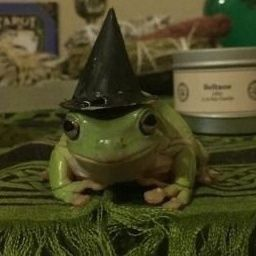
#> input picture imagens/frog.jpg, 256 x 256 px
$ python parte1.py
#> lines starting #> are read from the running program, lines starting #| are printed output that depends on the picture
### convolucao.py
import numpy as np;
import cv2;

img_path = './imagens/frog.jpg'
image_grayscale = cv2.imread(img_path, cv2.IMREAD_GRAYSCALE)
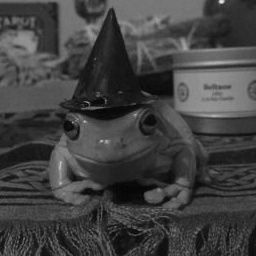
#> image_grayscale: shape (256, 256); min 0, max 231, mean 65.7
image_RGB = cv2.imread(img_path, cv2.IMREAD_COLOR)
#> image_RGB is the input picture: shape (256, 256, 3); mean B, G, R 35.9, 68.7, 71

blur_kernel = np.ones((7,7)) / 49 #blurr

# [21 lines left out: function apply_kernel_grayscale, not called in this run]

def apply_kernel_BGR(image, kernel):
    h_image, w_image, c_image = image.shape
    h_kernel, w_kernel = kernel.shape
    middle_h_kernel = h_kernel//2
    middle_w_kernel = w_kernel//2

    new_array_image = np.array(image)
    zeros_image = np.zeros_like(new_array_image)

    for row in range(middle_h_kernel, h_image - middle_h_kernel):
        for column in range(middle_w_kernel, w_image - middle_w_kernel):
            for color_canal in range(c_image):
                sum = 0
                for row_kernel in range(h_kernel):
                    for column_kernel in range(w_kernel):
                        pixel = new_array_image[row + row_kernel - middle_h_kernel, column + column_kernel - middle_w_kernel, color_canal]
                        value_kernel = kernel[row_kernel, column_kernel]
                        sum += pixel * value_kernel

                zeros_image[row, column, color_canal] = np.clip(sum, 0, 255)

    return zeros_image.astype(np.uint8)

# [11 lines that do not run on import are left out]

### parte1.py
from convolucao import apply_kernel_BGR
import numpy as np
import cv2
import time

temple_img = cv2.imread('./imagens/templo.jpg', cv2.IMREAD_COLOR)
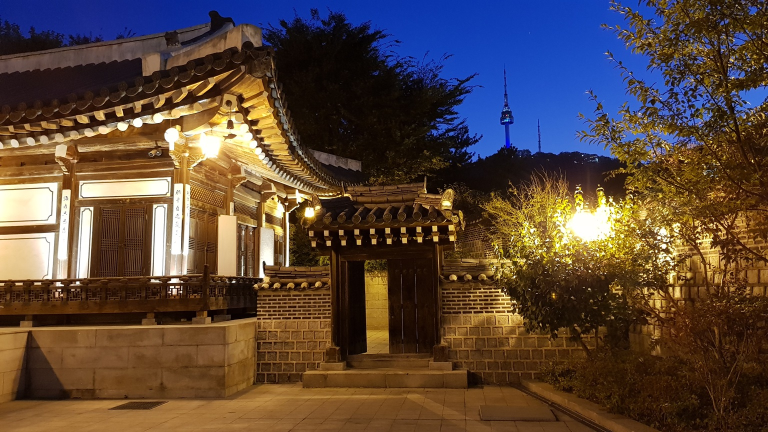
#> input picture imagens/templo.jpg, 1536 x 864 px (shown at 1/2 size)
#> temple_img is the input picture: shape (864, 1536, 3); mean B, G, R 59.9, 70.4, 88.7
temple_img= cv2.resize(temple_img, None, fx=0.3, fy=0.3, interpolation=cv2.INTER_AREA) #img, tam final da imagem, fator de escala x, fator de escala e método de interpolação
#> temple_img: shape (259, 461, 3)

#BLUR EXAMPLE------------------------------------------------------------------
blur_kernel = np.array([
    [1, 1, 1],
    [1, 1, 1],
    [1, 1, 1]]) / 9
#calculando tempo
start = time.time()
blur_temple = apply_kernel_BGR(temple_img, blur_kernel)
elapsed = time.time() - start
cv2.putText(blur_temple, f"{elapsed:.2f}s", (10, 30), cv2.FONT_HERSHEY_SIMPLEX, 1, (255, 255, 255), 2)
#> blur_temple: shape (259, 461, 3); mean B, G, R 59.2, 70.1, 88.2
#calculando tempo OpenCV
start_openCV = time.time()
blur_temple_openCV = cv2.filter2D(temple_img, -1, blur_kernel)
elapsed_openCV = time.time() - start_openCV
cv2.putText(blur_temple_openCV, f"{elapsed_openCV:.4f}s", (10, 30), cv2.FONT_HERSHEY_SIMPLEX, 1, (255, 255, 255), 2)
#> blur_temple_openCV: shape (259, 461, 3); mean B, G, R 61.2, 72, 90.3
#mostra as imagens
cv2.imshow('Templo versao openCV', blur_temple_openCV)
cv2.imshow('Templo com Blur', blur_temple)
cv2.waitKey()
cv2.destroyAllWindows()

#EMBOSS EXAMPLE------------------------------------------------------------------
emboss_kernel = np.array([
    [-2, -1,  0],
    [-1,  1,  1],
    [ 0,  1,  2]])
#calculando tempo
start = time.time()
emboss_temple = apply_kernel_BGR(temple_img, emboss_kernel)
elapsed = time.time() - start
cv2.putText(emboss_temple, f"{elapsed:.2f}s", (10, 30), cv2.FONT_HERSHEY_SIMPLEX, 1, (255, 255, 255), 2)
#> emboss_temple: shape (259, 461, 3); mean B, G, R 66.3, 75.5, 90.3
#calculando tempo OpenCV
start_openCV = time.time()
emboss_temple_openCV = cv2.filter2D(temple_img, -1, emboss_kernel)
elapsed_openCV = time.time() - start_openCV
cv2.putText(emboss_temple_openCV, f"{elapsed_openCV:.4f}s", (10, 30), cv2.FONT_HERSHEY_SIMPLEX, 1, (255, 255, 255), 2)
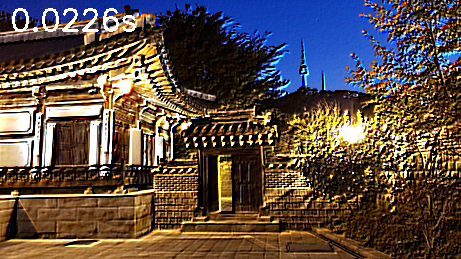
#> emboss_temple_openCV: shape (259, 461, 3); mean B, G, R 67.9, 77, 91.9
#mostra as imagens
cv2.imshow('Templo versao openCV', emboss_temple_openCV)
cv2.imshow('Templo com Emboss', emboss_temple)
cv2.waitKey()
cv2.destroyAllWindows()

#SHARPEN EXAMPLE------------------------------------------------------------------
sharpen_kernel = np.array([
    [ 0, -1,  0],
    [-1,  5, -1],
    [ 0, -1,  0]])
#calculando tempo
start = time.time()
sharpen_temple = apply_kernel_BGR(temple_img, sharpen_kernel)
elapsed = time.time() - start
cv2.putText(sharpen_temple, f"{elapsed:.2f}s", (10, 30), cv2.FONT_HERSHEY_SIMPLEX, 1, (255, 255, 255), 2)
#> sharpen_temple: shape (259, 461, 3); mean B, G, R 64.7, 72.6, 87.7
#calculando tempo OpenCV
start_openCV = time.time()
sharpen_temple_openCV = cv2.filter2D(temple_img, -1, sharpen_kernel)
elapsed_openCV = time.time() - start_openCV
cv2.putText(sharpen_temple_openCV, f"{elapsed_openCV:.4f}s", (10, 30), cv2.FONT_HERSHEY_SIMPLEX, 1, (255, 255, 255), 2)
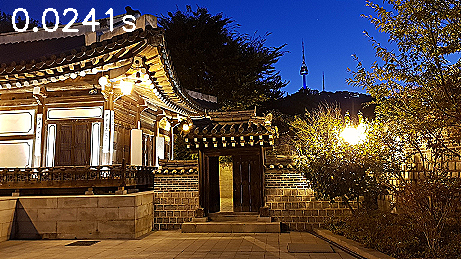
#> sharpen_temple_openCV: shape (259, 461, 3); mean B, G, R 66, 73.8, 89.1
#mostra as imagens
cv2.imshow('Templo versao openCV', sharpen_temple_openCV)
cv2.imshow('Templo com Sharpen', sharpen_temple)
cv2.waitKey()
cv2.destroyAllWindows()

#MOTION BLUR EXAMPLE------------------------------------------------------------------
motion_blur_kernel = np.array([
    [1, 0, 0],
    [0, 1, 0],
    [0, 0, 1]]) / 3
#calculando tempo
start = time.time()
motion_blur_temple = apply_kernel_BGR(temple_img, motion_blur_kernel)
elapsed = time.time() - start
cv2.putText(motion_blur_temple, f"{elapsed:.2f}s", (10, 30), cv2.FONT_HERSHEY_SIMPLEX, 1, (255, 255, 255), 2)
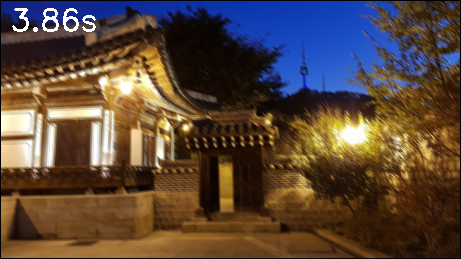
#> motion_blur_temple: shape (259, 461, 3); mean B, G, R 59.5, 70.4, 88.5
#calculando tempo OpenCV
start_openCV = time.time()
motion_blur_temple_openCV = cv2.filter2D(temple_img, -1, motion_blur_kernel)
elapsed_openCV = time.time() - start_openCV
cv2.putText(motion_blur_temple_openCV, f"{elapsed_openCV:.4f}s", (10, 30), cv2.FONT_HERSHEY_SIMPLEX, 1, (255, 255, 255), 2)
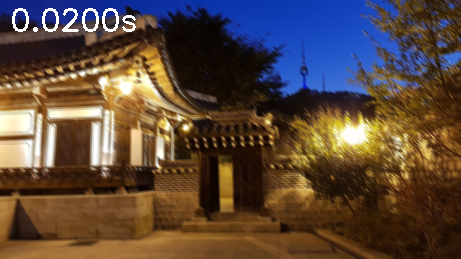
#> motion_blur_temple_openCV: shape (259, 461, 3); mean B, G, R 61.2, 72.1, 90.4
#mostra as imagens
cv2.imshow('Templo versao openCV', motion_blur_temple_openCV)
cv2.imshow('Templo com Motion Blur', motion_blur_temple)
cv2.waitKey()
cv2.destroyAllWindows()

#BORDER DETECTION EXAMPLE------------------------------------------------------------------
border_detection_kernel = np.array([
    [-1, -1, -1],
    [-1,  8, -1],
    [-1, -1, -1]])
#calculando tempo
start = time.time()
border_detection_temple = apply_kernel_BGR(temple_img, border_detection_kernel)
elapsed = time.time() - start
cv2.putText(border_detection_temple, f"{elapsed:.2f}s", (10, 30), cv2.FONT_HERSHEY_SIMPLEX, 1, (255, 255, 255), 2)
#> border_detection_temple: shape (259, 461, 3); mean B, G, R 31.8, 33.7, 33.2
#calculando tempo OpenCV
start_openCV = time.time()
border_detection_temple_openCV = cv2.filter2D(temple_img, -1, border_detection_kernel)
elapsed_openCV = time.time() - start_openCV
cv2.putText(border_detection_temple_openCV, f"{elapsed_openCV:.4f}s", (10, 30), cv2.FONT_HERSHEY_SIMPLEX, 1, (255, 255, 255), 2)
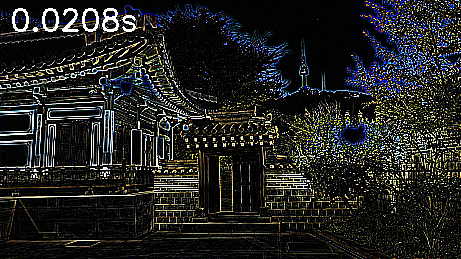
#> border_detection_temple_openCV: shape (259, 461, 3); mean B, G, R 32.7, 34.7, 34.2
#mostra as imagens
cv2.imshow('Templo versao openCV', border_detection_temple_openCV)
cv2.imshow('Templo com Border Detection', border_detection_temple)
cv2.waitKey()
cv2.destroyAllWindows()
